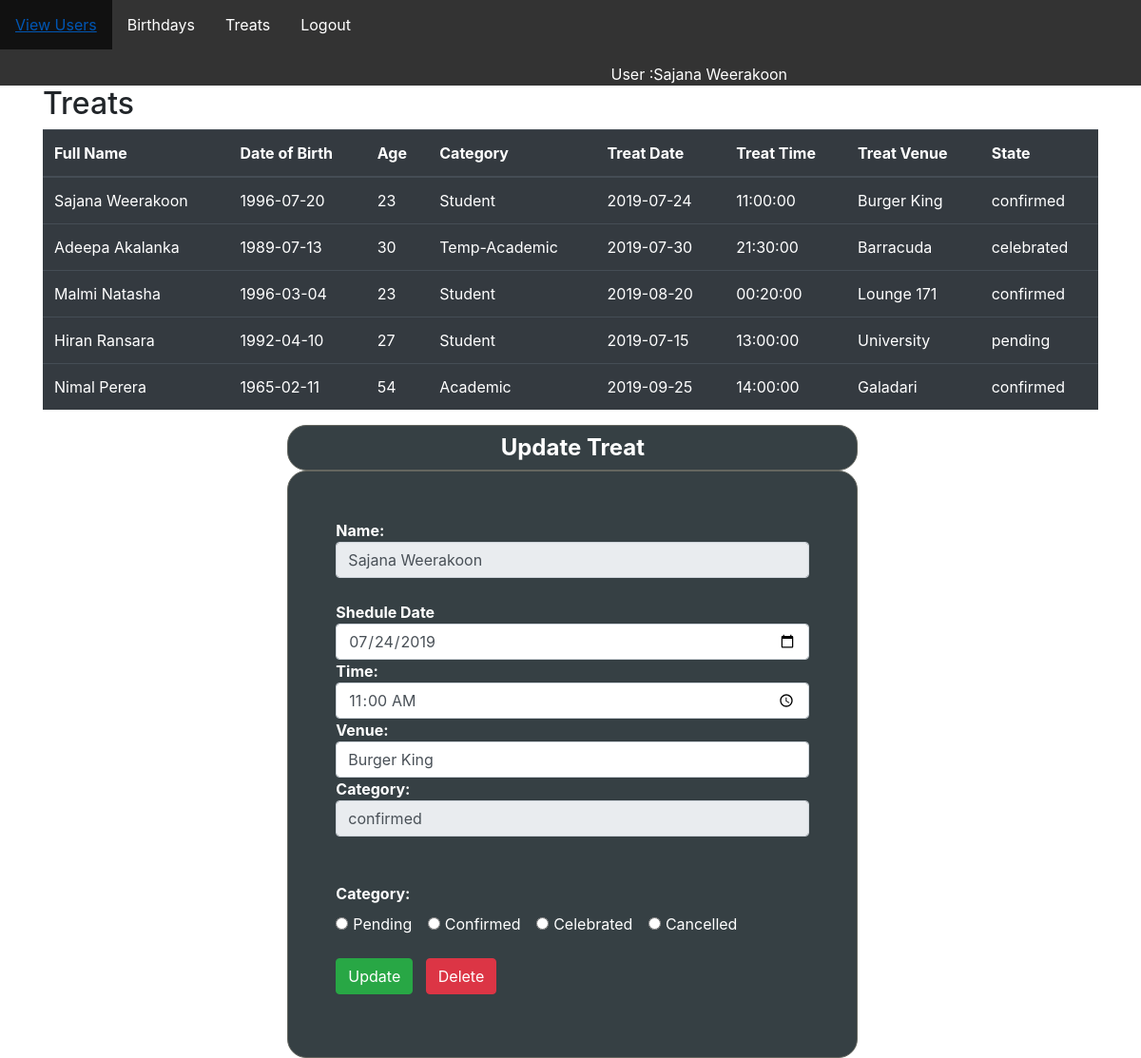
The app's page /treatshedule.php?treatid=1 (signed in) with its own data.
### tables this page shows
CREATE TABLE IF NOT EXISTS `treats` (
  `treat_id` int(11) NOT NULL AUTO_INCREMENT,
  `user_id` int(11) NOT NULL,
  `sheduleDate` date NOT NULL,
  `sheduleTime` time NOT NULL,
  `venue` varchar(50) NOT NULL,
  `state` varchar(50) NOT NULL,
  `treatNotes` varchar(50) NOT NULL,
  PRIMARY KEY (`treat_id`),
  KEY `user_id` (`user_id`)
);

CREATE TABLE IF NOT EXISTS `userdetails` (
  `user_id` int(50) NOT NULL AUTO_INCREMENT,
  `fname` varchar(50) NOT NULL,
  `lname` varchar(50) NOT NULL,
  `pname` varchar(50) NOT NULL,
  `DOB` date NOT NULL,
  `oemail` varchar(50) DEFAULT NULL,
  `pemail` varchar(50) NOT NULL,
  `mobile` int(10) NOT NULL,
  `facebook` varchar(50) DEFAULT NULL,
  `designation` varchar(50) DEFAULT NULL,
  `category` varchar(50) NOT NULL,
  `NIC` varchar(50) NOT NULL,
  `indexNO` varchar(50) DEFAULT NULL,
  `food` varchar(50) NOT NULL,
  `note` varchar(250) DEFAULT NULL,
  PRIMARY KEY (`user_id`)
);

### treatshedule.php (the view, shortened to what this page needs)
<?php
$con = mysqli_connect('localhost', 'root', '', 'birthday');
$query = "SELECT t.treat_id, u.user_id, u.fname, u.lname, u.DOB, u.category, t.sheduleDate, t.sheduleTime, t.venue, t.state FROM treats t, userdetails u where t.user_id = u.user_id";
$result = mysqli_query($con, $query);
?>
<!DOCTYPE html>
<html lang="en">
<head>
    <link rel="stylesheet" href="https://stackpath.bootstrapcdn.com/bootstrap/4.3.1/css/bootstrap.min.css"
>
        <link rel="stylesheet" href="./css/style.css">
</head>
<body>
<?php
  require_once("navbar.php");
  ?>
    <div class="container" id="alluser" >
        <h2>Treats</h2>
        <table class="table table-dark table-hover" id="treatTbl">
            <thead>
                <tr>
                    <th>Full Name</th>
                    <th>Date of Birth</th>
                    <th>Age</th>
                    <th>Category</th>
                    <th>Treat Date</th>
                    <th>Treat Time</th>
                    <th>Treat Venue</th>
                    <th>State</th>
                </tr>
            </thead>
            <tbody>
                <?php
                while($row = mysqli_fetch_assoc($result)){
                    $birthDate = $row['DOB'];
                     $birthDate = explode("-", $birthDate);
                    $age = (date("md", date("U", mktime(0, 0, 0, $birthDate[2], $birthDate[1], $birthDate[0]))) > date("md")
                            ? ((date("Y") - $birthDate[0]) - 0)
                                : (date("Y") - $birthDate[0]));
                echo"<tr>
                    <td style='display:none'>".$row['treat_id']."</td>
                    <td style='display:none'>".$row['user_id']."</td>
                    <td>".$row['fname']." ".$row['lname']."</td>
                    <td>".$row['DOB']."</td>
                    <td>".$age."</td>
                    <td>".$row['category']."</td>
                    <td>".$row['sheduleDate']."</td>
                    <td>".$row['sheduleTime']."</td>
                    <td>".$row['venue']."</td>
                    <td>".$row['state']."</td>
                    </tr>";
                }
                ?>
            </tbody>
        </table>
    </div>
                <?php
                if(isset($_GET['treatid'])){
                    $treatId = $_GET['treatid'];
                    $query1 = "SELECT t.treat_id, u.user_id, u.fname, u.lname, u.DOB, u.category, t.sheduleDate, t.sheduleTime, t.venue, t.state FROM treats t, userdetails u where t.user_id = u.user_id and treat_id='$treatId'";
                    $result1 = mysqli_query($con, $query1);
                    $row1 = mysqli_fetch_assoc($result1);
                    $fullName = $row1['fname']." ".$row1['lname'];
                    $date = $row1['sheduleDate'];
                    $time = $row1['sheduleTime'];
                    $venue = $row1['venue'];
                    $state = $row1['state'];
                    echo" <div id='flip' style='width: 600px; float: left; margin-top: 0cm; margin-left:8cm'><span id='treat'>Update Treat</span></div>
            <div id='panel' style='width: 600px; float: left; margin-top: 0cm;margin-left:8cm;text-align: left; display:inline '>
                <form name='frmUpdateTreat' action='#' method='POST'>
                <strong class='treatfont'>Name: </strong><input type='text' name='name' readonly
                class='form-control form-control' value='$fullName'><br>
                    <strong class='treatfont'>Shedule Date </strong> <input type='date' id='sheduleDate' name='sheduleDate' value='$date'
                        min='1920-01-01' max='2200-12-31' class='form-control' required>
                    <strong class='treatfont'>Time: </strong> <input type='time' name='time' class='form-control form-control' value='$time'
                        required>
                    <strong class='treatfont'>Venue: </strong><input type='text' name='venue' class='form-control form-control' value='$venue'
                        required>
                        <strong class='treatfont'>Category: </strong><input type='text' name='categoryR' readonly
                        class='form-control form-control' value='$state'><br>
                   <br>
                    <div class='form-group'>
                        <label class='treatfont' style='font-weight: bold' for='Category'>Category:</label>
                        <br>
                        <div class='form-check-inline'>
                            <label class='form-check-label treatfont'>
                                <input type='radio' class='form-check-input' value='pending' name='state' >Pending
                            </label>
                        </div>
                        <div class='form-check-inline'>
                            <label class='form-check-label treatfont'>
                                <input type='radio' class='form-check-input' value='confirmed' name='state'>Confirmed
                            </label>
                        </div>
                        <div class='form-check-inline'>
                            <label class='form-check-label treatfont'>
                                <input type='radio' class='form-check-input' value='celebrated' name='state'>Celebrated
                            </label>
                        </div>
                        <div class='form-check-inline'>
                            <label class='form-check-label treatfont'>
                                <input type='radio' class='form-check-input' value='cancelled' name='state'>Cancelled
                            </label>
                        </div>
                        <br><br>
                        <button type='submit' class='btn btn-success ' name='updateTreat'>Update</button>&nbsp;&nbsp;
                        <button type='submit' class='btn btn-danger ' name='delete'>Delete</button>
                </form>
            </div>";
                }
                ?>
</body>
</html>

### css/style.css (style rules this page uses)
#panel, #flip { padding: 5px; text-align: center; background-color: #364044; border: solid 1px #64665f; border-radius: 20px; margin-right: 1cm; }
#panel { padding: 50px; display: none; }
#treat { color: rgb(255, 255, 255); font-weight: bolder; font-size: 24px; }
.treatfont { color: rgb(255, 255, 255); }

### records on screen
treats: user.fname "Sajana", user.lname "Weerakoon", user.DOB "1996-07-20", user.DOB "23", user.category "Student", sheduleDate "2019-07-24", sheduleTime "11:00:00", venue "Burger King", state "confirmed", name "Sajana Weerakoon", sheduleDate "07/24/2019", time "11:00:00", categoryR "confirmed"
treats: user.fname "Adeepa", user.lname "Akalanka", user.DOB "1989-07-13", user.DOB "30", user.category "Temp-Academic", sheduleDate "2019-07-30", sheduleTime "21:30:00", venue "Barracuda", state "celebrated"
treats: user.fname "Malmi", user.lname "Natasha", user.DOB "1996-03-04", user.DOB "23", user.category "Student", sheduleDate "2019-08-20", sheduleTime "00:20:00", venue "Lounge 171", state "confirmed"
treats: user.fname "Hiran", user.lname "Ransara", user.DOB "1992-04-10", user.DOB "27", user.category "Student", sheduleDate "2019-07-15", sheduleTime "13:00:00", venue "University", state "pending"
treats: user.fname "Nimal", user.lname "Perera", user.DOB "1965-02-11", user.DOB "54", user.category "Academic", sheduleDate "2019-09-25", sheduleTime "14:00:00", venue "Galadari", state "confirmed"

### other values on screen
$user "Sajana Weerakoon"
